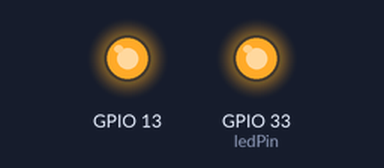
A sketch run on a simulated ESP32. Shown: output pins drawn as LEDs (lit = HIGH). The modem accepts every AT command (registered, SIM ready, sends succeed) and sends nothing else; what the sketch prints to the serial monitor is not drawn.

Above: at 20.1 s.
At 21.3 s:
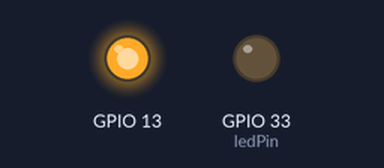
Timing chart, 0 to 22.8 s (numbered marks = the images above):
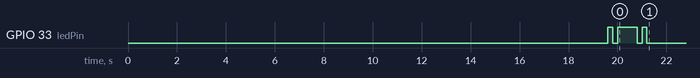

The sketch:

repeaetSMS.ino
```cpp
String gpsData = ""; // Global variable to store GPS data
// Define the pin number for the LED
const int ledPin = 33;

void setup() {
  Serial.begin(115200);
  Serial1.begin(115200);
  pinMode(ledPin, OUTPUT);
  pinMode(13, OUTPUT);
  digitalWrite(13, HIGH);
  StartGPS();


}

void loop() {

  // Sending request for GNSS coordinates
  Serial1.println("AT+CGNSSINFO");

  // Waiting for response
  delay(900); // Adjust delay based on the response time of your module
// Read and display the response
  String response = "";
  while (Serial1.available()) {
    char c = Serial1.read();
    response += c;
  }
    Serial.println(response);

// Parse the received response
  if (parseGNSSInfo(response)) {
    // Send the GPS data via message
    sendMessage(gpsData);
  }

  delay(50000);
}

void sendCommandWithRetry(const char* command, int maxRetries) {
  int retries = 0;
  while (retries < maxRetries) {
    Serial1.println(command);
    delay(1000); // Adjust delay as needed

    // Check the response
    String response = Serial1.readStringUntil('\n');
    if (response.indexOf("OK") != -1) {
      // Command successful, break out of the loop
      break;
    } else {
      // Command failed, increment retries and try again
      retries++;
    }
  }
}

void StartGPS() {
  sendCommandWithRetry("AT+CMGF=1", 3); // messaign send
  delay(100);
  sendCommandWithRetry("AT+CGNSSPWR=1", 3); // gps on
 delay(5000);
  sendCommandWithRetry("AT+CGPSCOLD", 3); // cold start
delay(100);
sendCommandWithRetry("AT+CGNSSMODE=3", 3); // mode gps
delay(100);
sendCommandWithRetry("AT+CGNSSNMEA=1,0,0,0,0,0,0,0", 3); // gnss output
delay(100);
sendCommandWithRetry("AT+CGPSNMEARATE=5", 3); // anchor points 55Hz
delay(100);
sendCommandWithRetry("AT+CGNSSINFO=10", 3); //
delay(100);

   digitalWrite(ledPin, HIGH);
  delay(200); // Wait for 1 second
  digitalWrite(ledPin, LOW);
  delay(200); // Wait for 1 second
   digitalWrite(ledPin, HIGH);
  delay(800); // Wait for 1 second
  digitalWrite(ledPin, LOW);
  delay(200); // Wait for 1 second
   digitalWrite(ledPin, HIGH);
  delay(200); // Wait for 1 second
  digitalWrite(ledPin, LOW);
}


bool parseGNSSInfo(String response) {
  int commaIndex = 0;
  int startIndex = response.indexOf(':') + 1;
  String values[18]; // Assuming there are 18 values separated by commas

  // Parse the response and extract values
  for (int i = startIndex; i < response.length(); i++) {
    if (response[i] == ',') {
      values[commaIndex++] = response.substring(startIndex, i);
      startIndex = i + 1;
    }
  }

  // Extracting desired values
  String available_values = values[5];
  int  smth = available_values.toInt(); // Convert to integer

  // Check if the number of GPS satellites is more than 2
  if (smth >1) {
    String latitude = values[5];
    String longitude = values[7];
    String date = values[9];
    String utc_time = values[10];
    String altitude = values[11];
    String velocity = values[12];

     // Fix utc_time format
    utc_time = utc_time.substring(0, utc_time.indexOf('.')); // Remove everything after the dot
    int hours = utc_time.substring(0, 2).toInt();
    int minutes = utc_time.substring(2, 4).toInt();


// Subtract 5 hours
    hours -= 5;
    if (hours < 0) {
      hours += 24; // Wrap around if hours becomes negative
    }

 // Ensure minutes are always two digits
    String minutesStr;
    if (minutes < 10) {
      minutesStr = "0" + String(minutes);
    } else {
      minutesStr = String(minutes);
    }

    // Construct the fixed utc_time string
    utc_time = String(hours) + minutesStr;

    // Construct the GPS data string
    //gpsData = utc_time + "," + latitude + ",-" + longitude + "," + date + "," + altitude + "," + velocity;
    gpsData = utc_time + "," + latitude + ",-" + longitude;
    Serial.println(gpsData);
    return true; // Indicate that GPS data is valid and ready to be sent
  }

  return false; // Indicate that GPS data is not valid
}

void sendMessage(String data) {
  // Send coordinates via message
  Serial1.println("AT+CMGS=\"+16478072595\""); // Use double quotes around the phone number
  delay(1000);
  if (Serial1.find(">")) { // Check for the prompt
    Serial1.println(data); // Send the GPS data
    Serial1.write(26); // ASCII code for Ctrl+Z to send the message
    delay(1000); // Wait a bit for the message to be sent
  } else {
    Serial.println("There has been an error.");
  }
}
```
